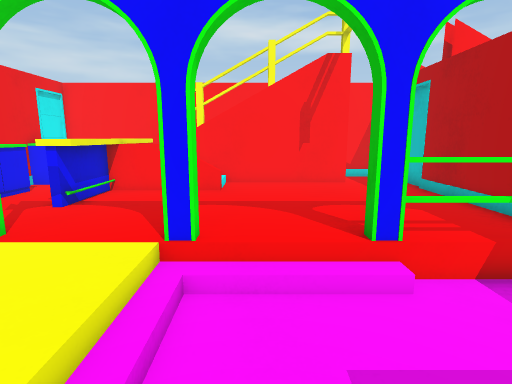
view 1 (above)

12 first-person views from a walk through a Unity game level. The camera is 1.4 m above the floor, tilts 10° down and sees 80° across. The floor is counted in squares, 0.5 m on a side. Each view is taken from the middle of a square. On the plan, view 1 faces up. The plan holds only what a view shows up to about 20 squares ahead; the rest is blank. The place goes on beyond the plan. The player is left out.

view 2
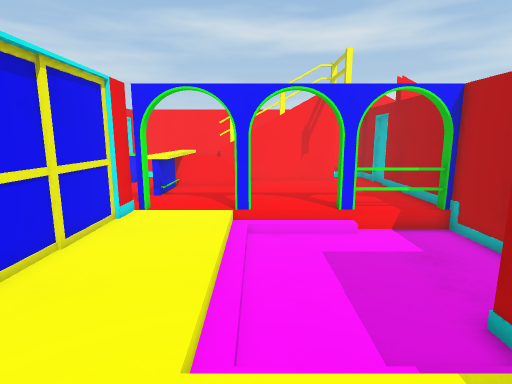

view 3
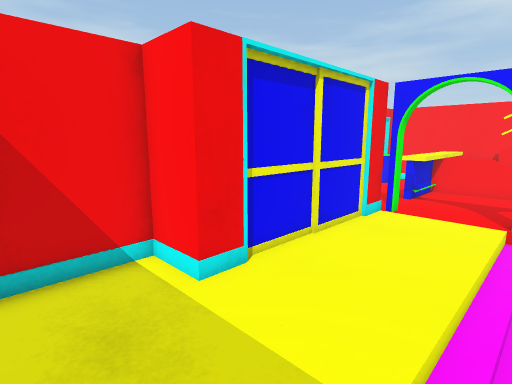

view 4
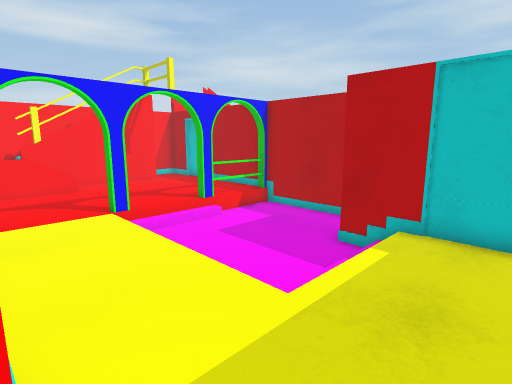

view 5
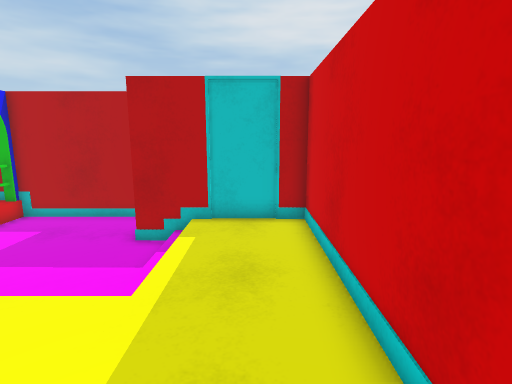

view 6
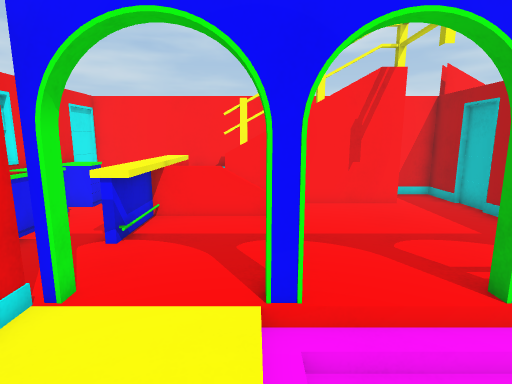

view 7
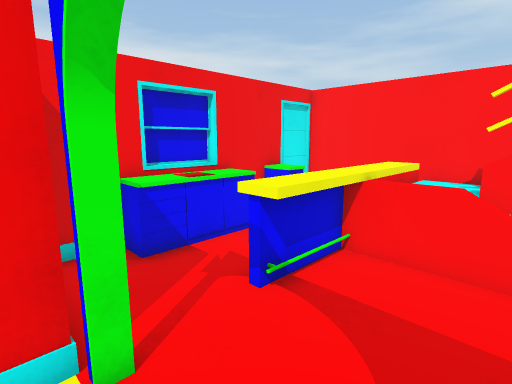

view 8
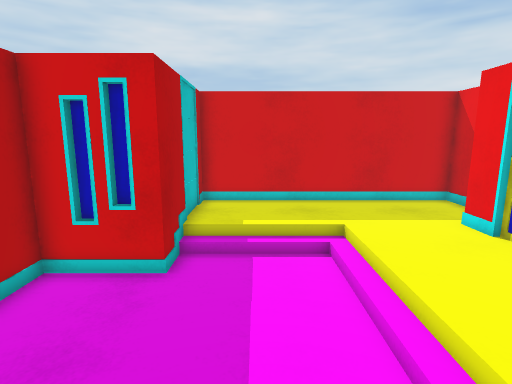

view 9
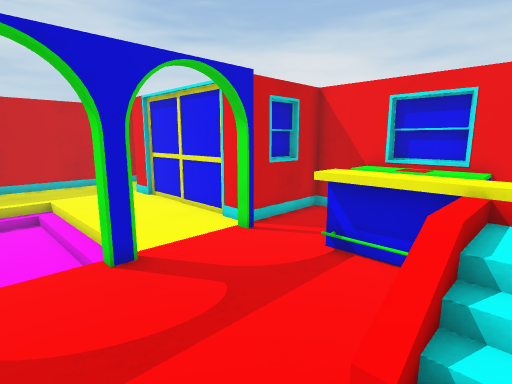

view 10
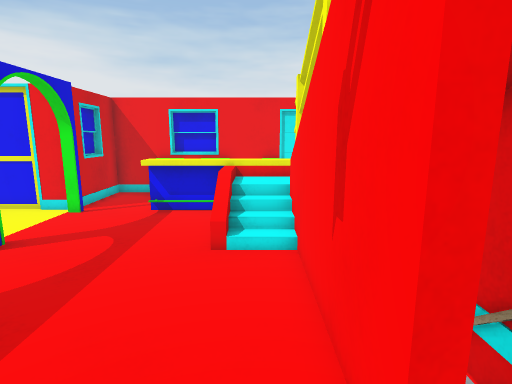

view 11
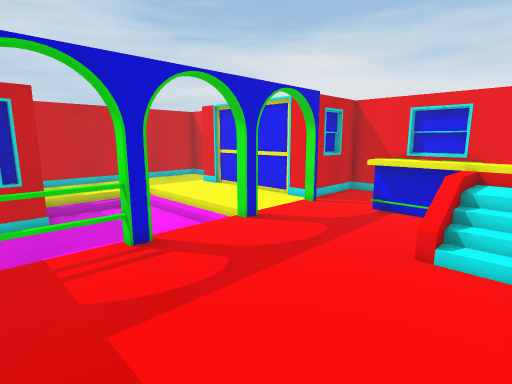

view 12
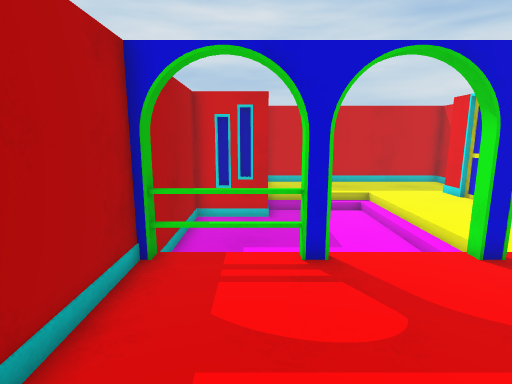

### Floor plan
Key: @ floor where view 1 was taken; # wall or solid block; x gap in a wall; . main floor; : floor 0.5 m higher than the main floor; - floor 0.5 m lower than the main floor; + floor 1 m higher than the main floor; / step, stairs or slope; = window, fence, low wall or low ledge; ^ raised ledge; T thing the floor can be seen under or through; O other object.
Columns run from 10 left of view 1 to 7 right of it. Each row starts with its distance up from view 1.
 16 #######OO     ####
 15 #   +::       #..#
 14 ^^  +://#######..#
 13 #^. +:://........#
 12 #...=====........#
 11 #^..^=...........#
 10 #^..^^...........#
  9 #^..^^...........#
  8 ^^...............#
  7 #................#
  6 #####...//../xTTT#
  5  ####...//////---#
  4     #.../--------#
  3     #.../--------#
  2     #.../--------#
  1     #.../--------#
  0     #.../-@------#
 -1     #.../----#####
 -2     #.../////##
 -3   ###.../////##
 -4   #..........##
 -5   #..........##
 -6   #..........##
 -7   #############

Where each view was taken, in squares from view 1:
view 1: 0 up, 0 right, facing up
view 2: 6 down, 1 left, facing up
view 3: 6 down, 1 left, facing up-left
view 4: 6 down, 6 left, facing up-right
view 5: 5 down, 7 left, facing right
view 6: 1 up, 2 left, facing up
view 7: 5 up, 2 left, facing up-left
view 8: 7 up, 1 right, facing down
view 9: 13 up, 1 right, facing down-left
view 10: 13 up, 6 right, facing left
view 11: 14 up, 6 right, facing down-left
view 12: 13 up, 4 right, facing down
